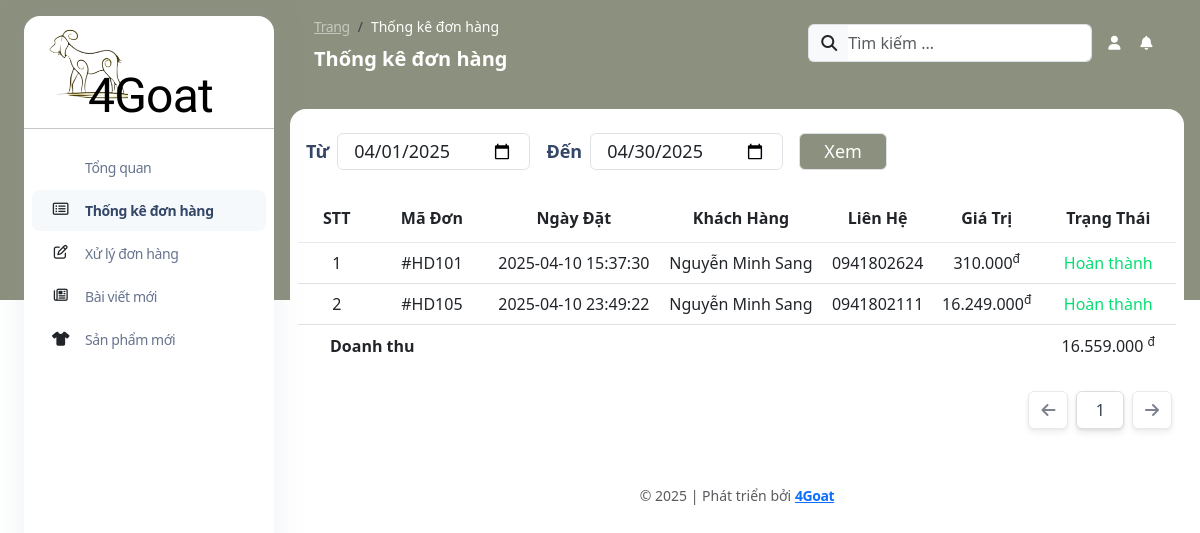
The app's page /view/page/admin/index.php?p=statistic (signed in), older data.
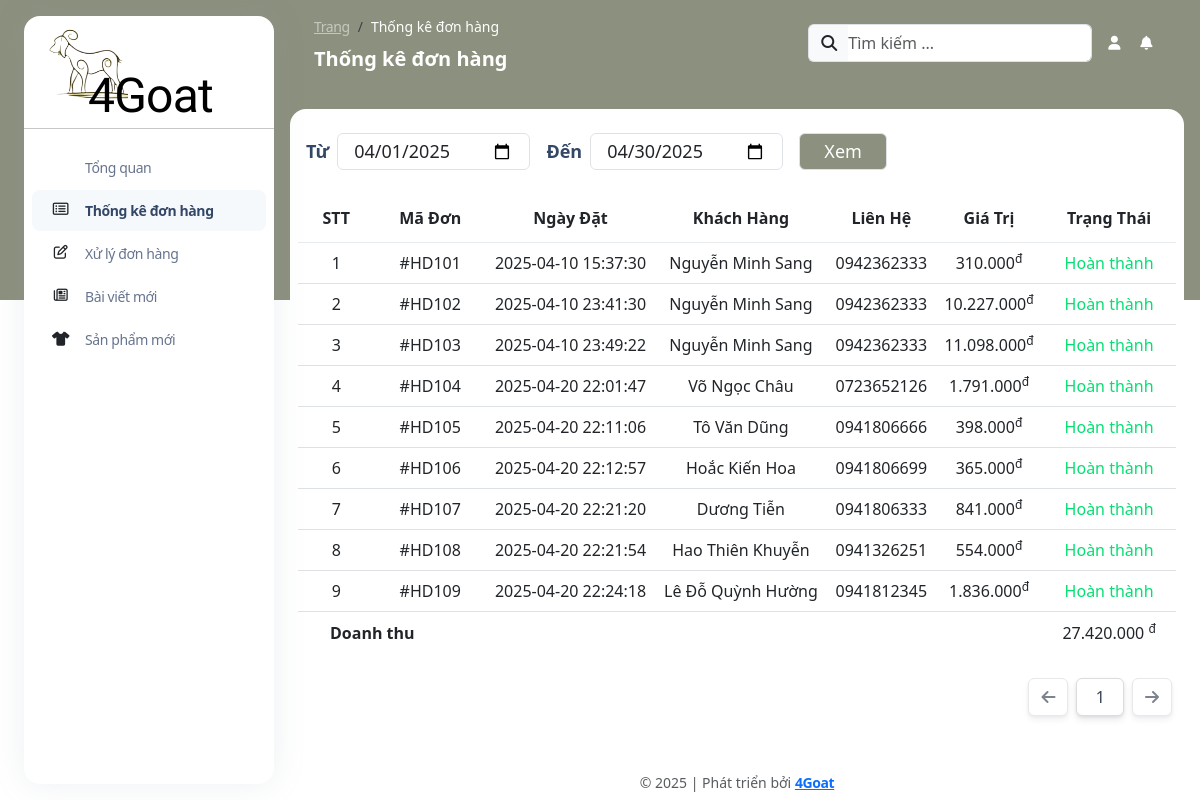
The same page, newer data.
### tables this page shows
CREATE TABLE `order` (
  `orderID` int(11) NOT NULL,
  `userID` int(11) NOT NULL,
  `customerID` int(11) NOT NULL,
  `paymentMethod` varchar(10) NOT NULL,
  `date` datetime DEFAULT current_timestamp(),
  `status` tinyint(4) DEFAULT 1
);

CREATE TABLE `order_detail` (
  `orderID` int(11) NOT NULL,
  `productID` int(11) NOT NULL,
  `price` decimal(10,2) NOT NULL,
  `quantity` int(11) DEFAULT 1,
  `discount` decimal(10,2) DEFAULT 0.00,
  `promotionID` int(11) DEFAULT NULL
);

CREATE TABLE `customer` (
  `customerID` int(11) NOT NULL,
  `customerName` varchar(50) NOT NULL,
  `phoneNumber` varchar(11) NOT NULL,
  `email` varchar(50) DEFAULT NULL,
  `loginName` varchar(20) DEFAULT NULL,
  `password` varchar(255) DEFAULT NULL,
  `address` varchar(50) DEFAULT NULL,
  `customerType` tinyint(1) NOT NULL DEFAULT 0,
  `blackList` tinyint(4) DEFAULT 1,
  `recoveryCode` varchar(255) DEFAULT ''
);

### model/mOrder.php (called while the page is built, shortened)
<?php
class mOrder
{
    public function mGetOrderDuring($start, $end)
    {
        $db = new tmdt();
        $conn = $db->connect();
        $sql = "SELECT *, SUM(OD.price * OD.quantity) AS finalPrice FROM `order` O JOIN order_detail OD ON O.orderID = OD.orderID JOIN customer C ON C.customerID = O.customerID WHERE O.date BETWEEN '$start' AND '$end' GROUP BY OD.orderID";
        $result = $conn->query($sql);
        if ($result->num_rows > 0)
            return $result;
        else
            return null;
    }
}
?>

### controller/cOrder.php (called while the page is built, shortened)
<?php
class cOrder extends mOrder
{
    public function cGetOrderDuring($start, $end)
    {
        return $this->mGetOrderDuring($start, $end);
    }
}
?>

### view/page/admin/statistic.php (the view, shortened to what this page needs)
<div class="container-fluid py-4">
    <div class="row px-3 h-full">
        <div class="table-responsive mb-lg-0 mb-4 px-2 bg-white rounded-2xl">
            <div class="flex items-center mt-4 ml-2 space-x-4!">
                <form action="" method="POST">
                    <label class="text-lg m-0 mr-2!" for="start">Từ</label><input type="date" name="startDate" id="start"
                        value="<?= date('Y-m-01') ?>"
                        class="border boder-[#DDD] px-3 py-1 rounded-md hover:outline-none text-lg">
                    <label class="text-lg m-0 mr-2! ml-3!" for="end">Đến</label><input type="date" name="endDate" id="end"
                        value="<?= date('Y-m-t') ?>"
                        class="border boder-[#DDD] px-3 py-1 rounded-md hover:outline-none text-lg">
                    <button type="submit" name="btnxem"
                        class="px-6! py-1! ml-3! rounded-md! border text-lg bg-[#8c907e] text-white">Xem</button>
                </form>
            </div>
            <table class="table align-items-center my-4 text-center">
                <thead>
                    <tr>
                        <th>STT</th>
                        <th>Mã đơn</th>
                        <th>Ngày đặt</th>
                        <th>Khách hàng</th>
                        <th>Liên hệ</th>
                        <th>Giá trị</th>
                        <th>Trạng thái</th>
                    </tr>
                </thead>
                <tbody>
                    <?php
                    if (isset($_POST["btnxem"])) {
                        $start = $_POST["startDate"];
                        $end = $_POST["endDate"];
                    } else {
                        $start = date("Y-m-01");
                        $end = date("Y-m-t");
                    }
                    $result = $ctrlOrder->cGetOrderDuring($start, $end);
                    $currentPage = isset($_POST["currentPage"]) ? (int) $_POST["currentPage"] : 1;
                    if ($result != 0) {
                        $n = 1;
                        $revenue = 0;
                        while ($row = $result->fetch_assoc()) {
                            echo '<tr class="odd:bg-white even:bg-gray-200">
                                        <td>' . $n . '</td>
                                        <td>#HD1' . ($row["orderID"] >= 10 ? $row["orderID"] : "0" . $row["orderID"]) . '</td>
                                        <td>' . $row["date"] . '</td>
                                        <td>' . $row["customerName"] . '</td>
                                        <td>' . $row["phoneNumber"] . '</td>
                                        <td>' . number_format($row["finalPrice"], 0, ",", ".") . '<sup>đ</sup></td>
                                        <td class="text-green-400!">' . ($row["status"] == 1 ? "Hoàn thành" : "Đang giao") . '</td>
                                    </tr>';
                            $n++;
                            $revenue += $row["finalPrice"];
                        }
                    } else
                        echo '<tr><td colspan="7">Không có dữ liệu trong thời gian này</td></tr>';
                    ?>
                    <tr class="odd:bg-white even:bg-gray-200">
                        <td colspan="6">
                            <p class="text-bold text-left pl-6 m-0">Doanh thu</p>
                        </td>
                        <td><?php echo '<p class="m-0">' . number_format($revenue, 0, ",", ".") . ' <sup>đ</sup></su></p>'; ?>
                        </td>
                    </tr>
                </tbody>
            </table>
            <form action="" method="POST" class="w-full mx-auto mt-4 flex justify-end">
                <button type="submit" name="lastPage" <?php echo ($currentPage == 1) ? "disabled" : ""; ?>
                    class="btn bg-white border-1! border-[#DDD]! text-gray-700! hover:bg-gray-100! w-fit! rounded-md!"><i
                        class="fa-solid fa-arrow-left"></i></button>
                <input type="text" name="currentPage" value="<?php echo $currentPage; ?>" readonly
                    class="btn bg-white border-1! border-[#DDD]! text-gray-700! hover:bg-gray-100! rounded-md! mx-2! w-12!" />
                <button type="submit" name="nextPage" <?php echo ($result->num_rows < 15) ? "disabled" : ""; ?>
                    class="btn bg-white border-1! border-[#DDD]! text-gray-700! hover:bg-gray-100! w-fit! rounded-md!"><i
                        class="fa-solid fa-arrow-right"></i></button>
            </form>
        </div>
    </div>
</div>

### view/page/admin/header.php (shortened to what this page needs)
<!DOCTYPE html>
<html lang="en">
<?php
$arr_menu = ["statistic" => "Thống kê đơn hàng", "handle" => "Xử lý đơn hàng", "post" => "Bài viết mới", "product" => "Sản phẩm mới"];
if (isset($_GET["p"]))
  $title = $arr_menu[$_GET["p"]];
else
  $title = "Tổng quan";
?>
<head>
  <link href="https://demos.creative-tim.com/argon-dashboard-pro/assets/css/nucleo-icons.css" rel="stylesheet" />
  <link href="https://demos.creative-tim.com/argon-dashboard-pro/assets/css/nucleo-svg.css" rel="stylesheet" />
  <link rel="stylesheet" href="https://cdnjs.cloudflare.com/ajax/libs/font-awesome/6.7.2/css/all.min.css"
 />
  <link id="pagestyle" href="assets/css/argon-dashboard.css?v=2.1.0" rel="stylesheet" />
  <link rel="stylesheet" href="assets/css/style.css">
  <link href="https://cdn.jsdelivr.net/npm/bootstrap@5.3.0/dist/css/bootstrap.min.css" rel="stylesheet">
  <script src="https://cdn.jsdelivr.net/npm/@tailwindcss/browser@4"></script>
</head>
<body class="g-sidenav-show">
  <aside
    class="sidenav bg-white navbar navbar-vertical navbar-expand-xs border-0 border-radius-xl my-3 fixed-start ms-4 "
    id="sidenav-main">
    <div class="sidenav-header px-4 pt-2">
      <a class="relative" href="index.php">
        <img src="../../../src/images/logo.png" alt="4Goat - Logo" width="80">
        <h1 class="absolute -bottom-6 left-10 text-5xl! text-black! font-[Marcellus] font-normal!">4Goat</h1>
      </a>
    </div>
    <hr class="horizontal dark mt-4">
    <div class="collapse navbar-collapse w-auto visible! mb-4" id="sidenav-collapse-main">
      <ul class="navbar-nav">
        <li class="nav-item">
          <a class="nav-link" href="index.php" id="home">
            <div
              class="icon icon-shape icon-sm border-radius-md text-center me-2 d-flex align-items-center justify-content-center">
            </div>
            <span class="nav-link-text ms-1">Tổng quan</span>
          </a>
        </li>
        <li class="nav-item">
          <a class="nav-link " href="index.php?p=statistic" id="statistic">
            <div
              class="icon icon-shape icon-sm border-radius-md text-center me-2 d-flex align-items-center justify-content-center">
              <i class="fa-regular fa-rectangle-list text-dark text-sm opacity-10"></i>
            </div>
            <span class="nav-link-text ms-1">Thống kê đơn hàng</span>
          </a>
        </li>
        <li class="nav-item">
          <a class="nav-link " href="index.php?p=handle" id="handle">
            <div
              class="icon icon-shape icon-sm border-radius-md text-center me-2 d-flex align-items-center justify-content-center">
              <i class="fa-regular fa-pen-to-square text-dark text-sm opacity-10"></i>
            </div>
            <span class="nav-link-text ms-1">Xử lý đơn hàng</span>
          </a>
        </li>
        <li class="nav-item">
          <a class="nav-link " href="index.php?p=post" id="post">
            <div
              class="icon icon-shape icon-sm border-radius-md text-center me-2 d-flex align-items-center justify-content-center">
              <i class="fa-regular fa-newspaper text-dark text-sm opacity-10"></i>
            </div>
            <span class="nav-link-text ms-1">Bài viết mới</span>
          </a>
        </li>
        <li class="nav-item">
          <a class="nav-link <?= ($_SESSION["user"][2] != 1 ? 'hover:cursor-not-allowed hover:text-gray-400!' : ''); ?>" href="<?= ($_SESSION["user"][2] != 1 ? 'javascript:void(0);' : 'index.php?p=product'); ?>" id="product">
            <div
              class="icon icon-shape icon-sm border-radius-md text-center me-2 d-flex align-items-center justify-content-center">
              <i class="fa-solid fa-shirt text-dark text-sm opacity-10"></i>
            </div>
            <span class="nav-link-text ms-1">Sản phẩm mới</span>
          </a>
        </li>
      </ul>
    </div>
  </aside>
  <main class="main-content position-relative border-radius-lg ">
    <nav class="navbar navbar-main navbar-expand-lg px-0 mx-4 shadow-none border-radius-xl " id="navbarBlur"
      data-scroll="false">
      <div class="container-fluid py-1 px-3">
        <nav aria-label="breadcrumb">
          <ol class="breadcrumb bg-transparent mb-0 pb-0 pt-1 px-0 me-sm-6 me-5">
            <li class="breadcrumb-item text-sm"><a class="opacity-5 text-white" href="javascript:;">Trang</a></li>
            <li class="breadcrumb-item text-sm text-white active" aria-current="page"><?= $title ?></li>
          </ol>
          <h6 class="font-weight-bolder text-white mb-0 mt-2 text-xl!"><?= $title ?></h6>
        </nav>
        <div class="collapse navbar-collapse visible! mt-sm-0 mt-2 me-md-0 me-sm-4" id="navbar">
          <div class="ms-md-auto pe-md-3 d-flex align-items-center">
            <div class="input-group">
              <span class="input-group-text text-body"><i class="fas fa-search" aria-hidden="true"></i></span>
              <input type="text" class="form-control" placeholder="Tìm kiếm ...">
            </div>
          </div>
          <ul class="navbar-nav justify-content-end">
            <li class="nav-item dropdown mr-2 d-flex align-items-center">
              <a href="javascript:;" class="nav-link text-white font-weight-bold px-0" id="dropdownSignInButton"
                data-bs-toggle="dropdown" aria-expanded="false">
                <i class="fa fa-user me-sm-1"></i>
              </a>
            </li>
            <li class="nav-item dropdown ml-2 pe-2 d-flex align-items-center">
              <a href="javascript:;" class="nav-link text-white p-0" id="dropdownMenuButton" data-bs-toggle="dropdown"
                aria-expanded="false">
                <i class="fa fa-bell cursor-pointer"></i>
              </a>
            </li>
          </ul>
        </div>
      </div>
    </nav>

### view/page/admin/index.php (shortened to what this page needs)
<?php
include_once("../../../model/mOrder.php");
include_once("../../../controller/cOrder.php");
include_once("header.php");
if (isset($_GET["p"]))
    $p = $_GET["p"];
else
    $p = "home";
if (file_exists($p . ".php"))
    include_once($p . ".php");
else
    include_once("home.php");
include_once("footer.php");
?>

### view/page/admin/footer.php (shortened to what this page needs)
<footer class="footer pt-3  ">
  <div class="container-fluid">
    <div class="row align-items-center justify-content-lg-between">
      <div class="col-lg-12 mb-lg-0 mb-4">
        <div class="copyright text-center text-sm text-muted">
          &copy; 2025 | Phát triển bởi
          <a href="index.php?p=contact" class="font-weight-bold" target="_blank">4Goat</a>
        </div>
      </div>
    </div>
  </div>
</footer>
</main>
</body>
</html>

### view/page/admin/assets/css/style.css (style rules this page uses)
body { background: #004a80 url(https://cssdeck.com/uploads/media/items/7/7AF2Qzt.png); color: #000; font: 14px Arial; margin: 0 auto; padding: 0; position: relative; }
h1 { font-size: 28px; }
h6 { font-size: 12px; }
h1, h2, h3, h4, h5, h6 { color: #563D64; }
a { text-decoration: none; }
.clearfix:after, form:after { content: "."; display: block; height: 0; clear: both; visibility: hidden; }

### view/page/admin/statistic.php (style rules this page uses)
th, td { padding: 4px 12px; font-size: 1rem; }

Row changes from the older to the newer data that the page shows:
changed order (number 1 of 9 on the later page): customerID.phoneNumber "0941802624" → "0942362333"
added order: order_detail.orderID "2", date "2025-04-10 23:41:30", customerID.customerName "Nguyễn Minh Sang", customerID.phoneNumber "0942362333", finalPrice "10.227.000", status "Hoàn thành"
added order: order_detail.orderID "3", date "2025-04-10 23:49:22", customerID.customerName "Nguyễn Minh Sang", customerID.phoneNumber "0942362333", finalPrice "11.098.000", status "Hoàn thành"
now on this page (row edited): order: order_detail.orderID "4", date "2025-04-20 22:01:47", customerID.customerName "Võ Ngọc Châu", customerID.phoneNumber "0723652126", finalPrice "1.791.000", status "Hoàn thành"
changed order: date "2025-04-10 23:49:22" → "2025-04-20 22:11:06"; customerID.customerName "Nguyễn Minh Sang" → "Tô Văn Dũng"; customerID.phoneNumber "0941802111" → "0941806666"; finalPrice "16.249.000" → "398.000"
added order: order_detail.orderID "6", date "2025-04-20 22:12:57", customerID.customerName "Hoắc Kiến Hoa", customerID.phoneNumber "0941806699", finalPrice "365.000", status "Hoàn thành"
added order: order_detail.orderID "7", date "2025-04-20 22:21:20", customerID.customerName "Dương Tiễn", customerID.phoneNumber "0941806333", finalPrice "841.000", status "Hoàn thành"
added order: order_detail.orderID "8", date "2025-04-20 22:21:54", customerID.customerName "Hao Thiên Khuyễn", customerID.phoneNumber "0941326251", finalPrice "554.000", status "Hoàn thành"
added order: order_detail.orderID "9", date "2025-04-20 22:24:18", customerID.customerName "Lê Đỗ Quỳnh Hường", customerID.phoneNumber "0941812345", finalPrice "1.836.000", status "Hoàn thành"
Text that changed along with them:
$revenue: "16.559.000" → "27.420.000"
